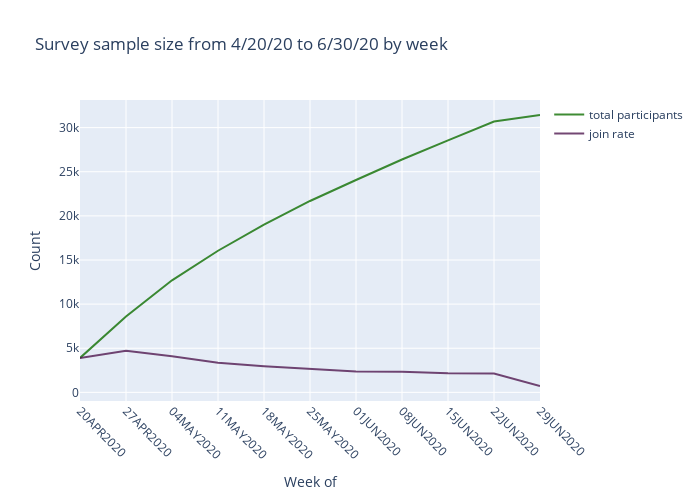

Write notebook code for a chart like this one.
### Code cell
# Creating trace1
trace1 = go.Scatter(
                    x = df2['week_joined'],
                    y = df2['ppl_cumulative'],
                    mode = "lines",
                    name = "total participants",
                    marker = dict(color = 'rgba(16, 112, 2, 0.8)'))


# Creating trace2
trace2 = go.Scatter(
                    x = df2['week_joined'],
                    y = df2['num_ppl'],
                    mode = "lines",
                    name = "join rate",
                    marker = dict(color = 'rgba(80, 26, 80, 0.8)'))


data = [trace1, trace2]

layout = dict(title = 'Survey sample size from 4/20/20 to 6/30/20 by week',
              xaxis= dict(title= 'Week of',ticklen= 5,tickangle = 45, zeroline= False),
              yaxis= dict(title= 'Count',ticklen= 5,zeroline= False),
              autosize=False, 
              width=700,
              height=500)
fig = dict(data = data, layout = layout)
iplot(fig)

### Figure 1 — Plotly figure (JSON) as saved in the notebook; plotly's stock layout.template omitted (floating-point values rounded to 4 significant figures)
{"data": [{"marker": {"color": "rgba(16, 112, 2, 0.8)"}, "mode": "lines", "name": "total participants", "type": "scatter", "x": ["20APR2020", "27APR2020", "04MAY2020", "11MAY2020", "18MAY2020", "25MAY2020", "01JUN2020", "08JUN2020", "15JUN2020", "22JUN2020", "29JUN2020"], "y": [3898, 8607, 12696, 16048, 18999, 21686, 24064, 26386, 28557, 30696, 31423]}, {"marker": {"color": "rgba(80, 26, 80, 0.8)"}, "mode": "lines", "name": "join rate", "type": "scatter", "x": ["20APR2020", "27APR2020", "04MAY2020", "11MAY2020", "18MAY2020", "25MAY2020", "01JUN2020", "08JUN2020", "15JUN2020", "22JUN2020", "29JUN2020"], "y": [3898, 4709, 4089, 3352, 2951, 2687, 2378, 2322, 2171, 2139, 727]}], "layout": {"autosize": false, "height": 500, "title": {"text": "Survey sample size from 4/20/20 to 6/30/20 by week"}, "width": 700, "xaxis": {"tickangle": 45, "ticklen": 5, "title": {"text": "Week of"}, "zeroline": false}, "yaxis": {"ticklen": 5, "title": {"text": "Count"}, "zeroline": false}}}
